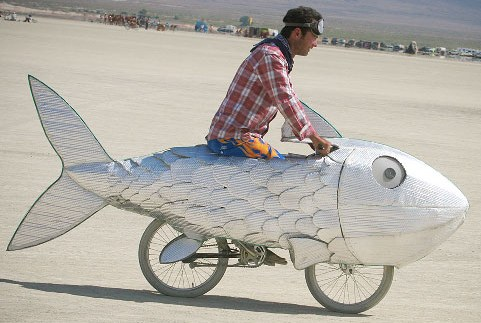
#> input picture caffe/examples/images/fish-bike.jpg, 481 x 323 px
$ python uiuc_generator.py ../../../caffe/examples/images ../../../caffe/examples/images out 100 100 100
#> lines starting #> are read from the running program, lines starting #| are printed output that depends on the picture; after the words box and inside, x2 and y2 are one past the last pixel; in counts of white or black regions, pixels touching at a corner belong together
"""
Generate training images from the UIUC training dataset - we need to place the training samples on
some background because the crops themselves are not enough for training DNNs.

The annotations are generated in the BBTXT format:
filename label confidence xmin ymin xmax ymax
filename label confidence xmin ymin xmax ymax
filename label confidence xmin ymin xmax ymax
...

----------------------------------------------------------------------------------------------------
python uiuc_generator.py path_background path_uiuc path_out dataset_size width height
----------------------------------------------------------------------------------------------------
"""

__date__   = '02/21/2016'
__author__ = 'Libor Novak'
__email__  = 'novakli2@fel.cvut.cz'

import argparse
import os
import cv2
import numpy as np
import random


class UIUCGenerator(object):
	def __init__(self, width, height, path_background, path_uiuc):
		"""
		Input:
			width: width of each generated image
			height: height of each generated image
			path_background: path to the folder with background images
			path_uiuc: path to the folder with positive UIUC images
		"""
		self.width = int(width)
		self.height = int(height)
		self.path_background = path_background
		self.path_uiuc = path_uiuc

		self.image_counter = 0


	def create_dataset(self, path, size):
		"""
		Generates a dataset of images and saves them to the given folder.

		Input:
			path: path to the output folder
			size: number of images in the dataset
		"""
		if not os.path.exists(path):
			os.makedirs(path)

		# Load the contents of the folders
		images_background = [f for f in os.listdir(self.path_background) if f != '.DS_Store']
		images_uiuc = [f for f in os.listdir(self.path_uiuc) if f != '.DS_Store']

		path_bbtxt = os.path.join(path, 'annotations.bbtxt')
		with open(path_bbtxt, 'w') as outfile:
			# Generate the images
			for i in range(size):
				# Pick a random background image and a random training sample
				name_image_bg = images_background[int(round(random.uniform(0, len(images_background)-1)))]
				name_image_fg = images_uiuc[int(round(random.uniform(0, len(images_uiuc)-1)))]

				image, labels = self._generate_image(path, name_image_bg, name_image_fg)

				# Write image
				cv2.imwrite(labels['path'], image)

				# Write out labels
				for bb in labels['bbs']:
					outfile.write(labels['path'] + ' 1 1 ' + str(bb['x_min']) + ' ' + str(bb['y_min'])
						+ ' ' + str(bb['x_max']) + ' ' + str(bb['y_max']) + '\n')


	################################################################################################
	#                                          PRIVATE                                             #
	################################################################################################

	def _generate_image(self, path_out, name_image_bg, name_image_fg):
		"""
		Generates a random image with UIUC cars.

		Input:
			path_out: Path to the output folder
			name_image_bg: Image to be used as background
			name_image_fg: UIUC car image name
		Output:
			3 channel BGR image,
			dict with labels {bbs, path}
		"""
#> called with path_out = 'out', name_image_bg = 'fish-bike.jpg', name_image_fg = 'fish-bike.jpg'
		path = os.path.join(path_out, str(self.image_counter) + '.png')

		# Load background and foreground image
		image_bg = cv2.imread(os.path.join(self.path_background, name_image_bg), cv2.IMREAD_GRAYSCALE)
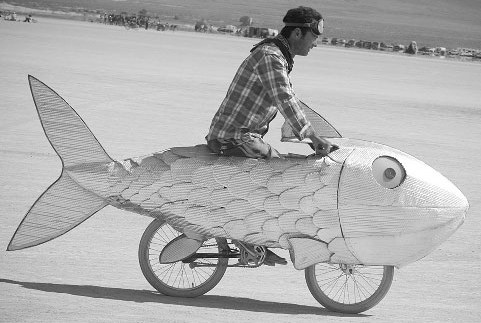
#> image_bg: shape (323, 481); min 1, max 255, mean 174.8
		image_fg = cv2.imread(os.path.join(self.path_uiuc, name_image_fg), cv2.IMREAD_GRAYSCALE)


		# Crop the background image to the requested size
		if image_bg.shape[0] >= self.height and image_bg.shape[1] >= self.width:
			# We can just crop it
			image_bg = image_bg[-self.height:, 0:self.width]
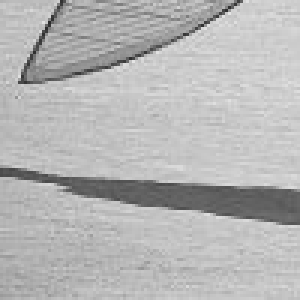
#> image_bg: shape (100, 100) (shown 3 times larger); min 44, max 230, mean 181.7
		else:
			# Rescale the background image
			image_bg = cv2.resize(image_bg, (self.width, self.height))


		# Create blending mask - we want to smooth the edges
		mask = np.zeros(image_fg.shape, np.float32)
		cv2.rectangle(mask, (5, 5), (mask.shape[1]-5, mask.shape[0]-5), (1), -1)
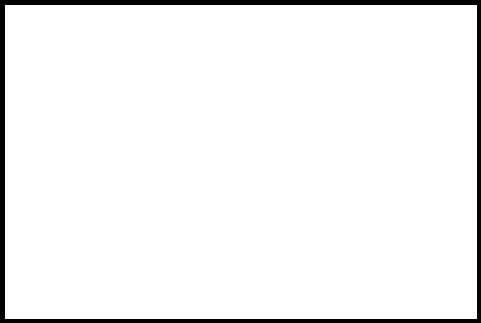
#> mask: shape (323, 481) float32; values 0 (black) and 1 (white), 95.4% white; 1 black region, box (x1, y1, x2, y2) and area: (0, 0, 481, 323) 7155
		mask = cv2.GaussianBlur(mask, (15,15), 3)

		# Place the car on a random position in the image
		x = int(round(random.uniform(0, self.width-image_fg.shape[1])))
#> x = -160
		y = int(round(random.uniform(0, self.height-image_fg.shape[0])))
#> y = -58

#> (the run stopped early here; a loop or call above may not have finished)
